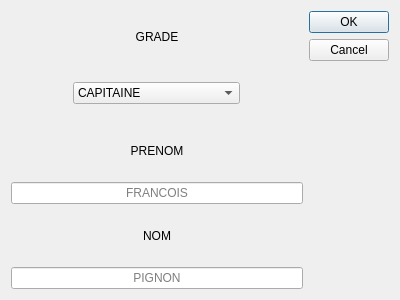
<?xml version="1.0" encoding="UTF-8"?>
<ui version="4.0">
 <class>Dialog</class>
 <widget class="QDialog" name="Dialog">
  <property name="geometry">
   <rect>
    <x>0</x>
    <y>0</y>
    <width>400</width>
    <height>300</height>
   </rect>
  </property>
  <property name="windowTitle">
   <string>Dialog</string>
  </property>
  <layout class="QGridLayout" name="gridLayout">
   <item row="0" column="0">
    <layout class="QVBoxLayout" name="verticalLayout">
     <item>
      <widget class="QLabel" name="label">
       <property name="text">
        <string>GRADE</string>
       </property>
       <property name="alignment">
        <set>Qt::AlignCenter</set>
       </property>
       <property name="buddy">
        <cstring>comboBox_grade</cstring>
       </property>
      </widget>
     </item>
     <item alignment="Qt::AlignHCenter|Qt::AlignVCenter">
      <widget class="QComboBox" name="comboBox_grade">
       <property name="sizePolicy">
        <sizepolicy hsizetype="Preferred" vsizetype="Fixed">
         <horstretch>0</horstretch>
         <verstretch>0</verstretch>
        </sizepolicy>
       </property>
       <property name="font">
        <font>
         <strikeout>false</strikeout>
        </font>
       </property>
       <property name="contextMenuPolicy">
        <enum>Qt::NoContextMenu</enum>
       </property>
       <property name="layoutDirection">
        <enum>Qt::LeftToRight</enum>
       </property>
       <property name="currentIndex">
        <number>3</number>
       </property>
       <item>
        <property name="text">
         <string>ASPIRANT</string>
        </property>
       </item>
       <item>
        <property name="text">
         <string>SOUS-LIEUTENANT</string>
        </property>
       </item>
       <item>
        <property name="text">
         <string>LIEUTENANT</string>
        </property>
       </item>
       <item>
        <property name="text">
         <string>CAPITAINE</string>
        </property>
       </item>
       <item>
        <property name="text">
         <string>COMMANDANT</string>
        </property>
       </item>
       <item>
        <property name="text">
         <string>LIEUTENANT-COLONEL</string>
        </property>
       </item>
       <item>
        <property name="text">
         <string>COLONEL</string>
        </property>
       </item>
      </widget>
     </item>
     <item>
      <widget class="QLabel" name="label_2">
       <property name="text">
        <string>PRENOM</string>
       </property>
       <property name="alignment">
        <set>Qt::AlignCenter</set>
       </property>
       <property name="buddy">
        <cstring>lineEdit_2</cstring>
       </property>
      </widget>
     </item>
     <item>
      <widget class="QLineEdit" name="lineEdit_2">
       <property name="alignment">
        <set>Qt::AlignCenter</set>
       </property>
       <property name="placeholderText">
        <string>FRANCOIS</string>
       </property>
      </widget>
     </item>
     <item>
      <widget class="QLabel" name="label_3">
       <property name="text">
        <string>NOM</string>
       </property>
       <property name="alignment">
        <set>Qt::AlignCenter</set>
       </property>
       <property name="buddy">
        <cstring>lineEdit_3</cstring>
       </property>
      </widget>
     </item>
     <item>
      <widget class="QLineEdit" name="lineEdit_3">
       <property name="text">
        <string/>
       </property>
       <property name="alignment">
        <set>Qt::AlignCenter</set>
       </property>
       <property name="placeholderText">
        <string>PIGNON</string>
       </property>
      </widget>
     </item>
    </layout>
   </item>
   <item row="0" column="1">
    <widget class="QDialogButtonBox" name="buttonBox_Ok_pilot">
     <property name="orientation">
      <enum>Qt::Vertical</enum>
     </property>
     <property name="standardButtons">
      <set>QDialogButtonBox::Cancel|QDialogButtonBox::Ok</set>
     </property>
    </widget>
   </item>
  </layout>
 </widget>
 <tabstops>
  <tabstop>comboBox_grade</tabstop>
  <tabstop>lineEdit_2</tabstop>
  <tabstop>lineEdit_3</tabstop>
  <tabstop>buttonBox_Ok_pilot</tabstop>
 </tabstops>
 <resources/>
 <connections>
  <connection>
   <sender>buttonBox_Ok_pilot</sender>
   <signal>accepted()</signal>
   <receiver>Dialog</receiver>
   <slot>accept()</slot>
   <hints>
    <hint type="sourcelabel">
     <x>248</x>
     <y>254</y>
    </hint>
    <hint type="destinationlabel">
     <x>157</x>
     <y>274</y>
    </hint>
   </hints>
  </connection>
  <connection>
   <sender>buttonBox_Ok_pilot</sender>
   <signal>rejected()</signal>
   <receiver>Dialog</receiver>
   <slot>reject()</slot>
   <hints>
    <hint type="sourcelabel">
     <x>316</x>
     <y>260</y>
    </hint>
    <hint type="destinationlabel">
     <x>286</x>
     <y>274</y>
    </hint>
   </hints>
  </connection>
 </connections>
</ui>
